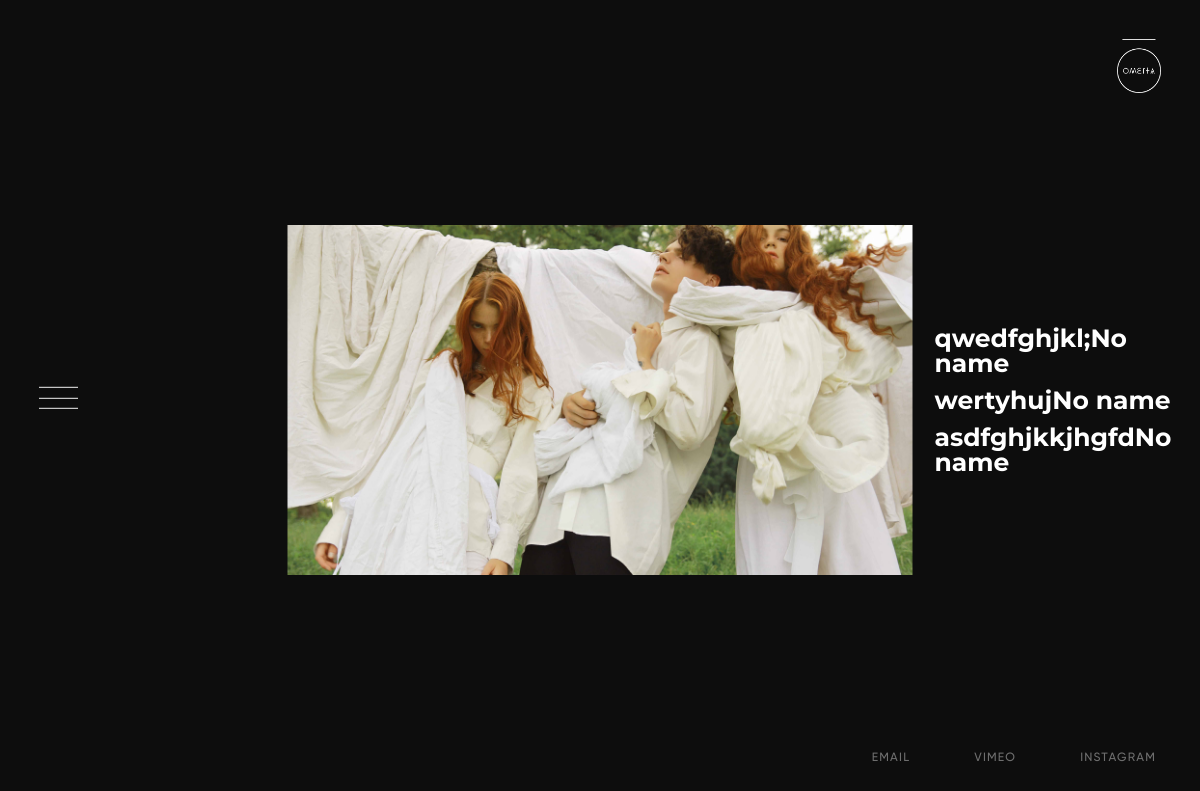
/directors, run on an earlier commit of the app's database.
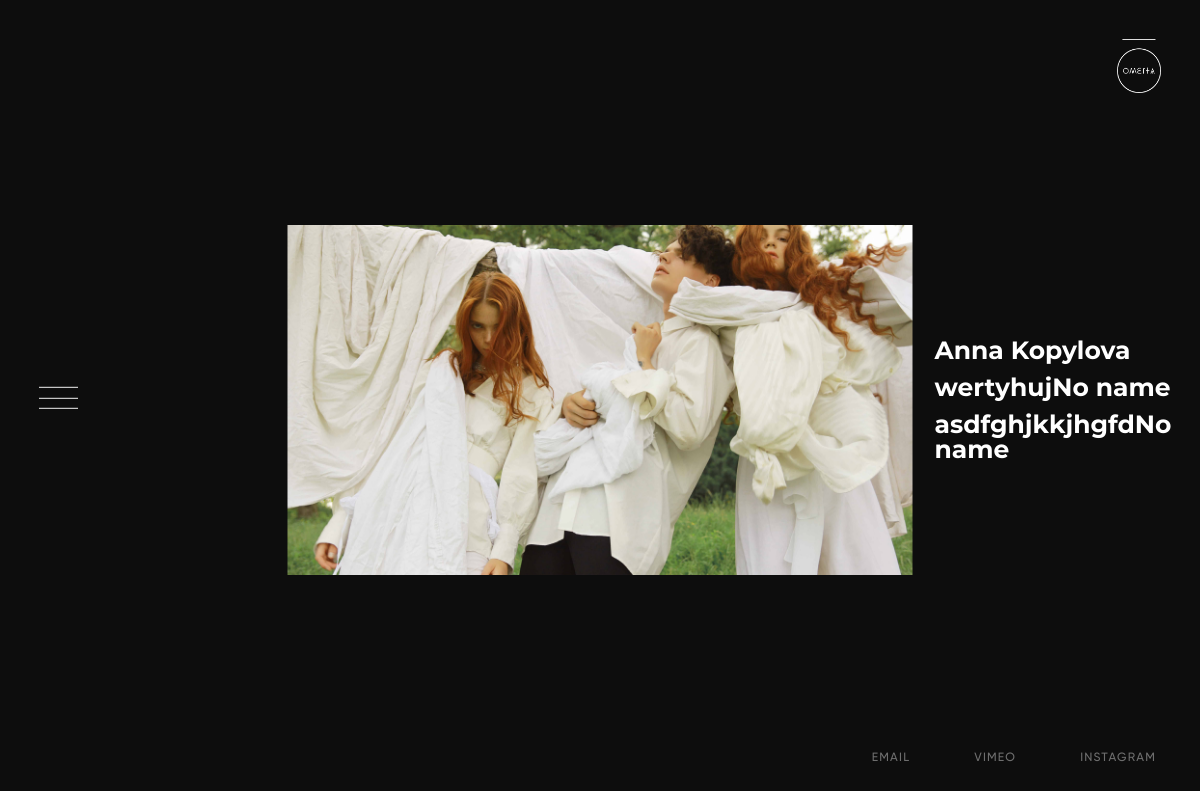
And on a later commit of the database.
### ometa/models.py (models this page shows, shortened)
class Director(models.Model):
    number = models.IntegerField(default=1)
    name = models.CharField(max_length=30, default='No name')
    preview = models.ImageField(upload_to='directors_preview', null=True, blank=True)
    def get_absolute_url(self):
        return "directors/%i" % self.id
    class Meta(object):
        ordering = ['number']

### ometa/views.py (the view)
# urls.py: path('directors', views.directors, name='directors'),
def directors(request):
    director_artists = Director.objects.all().order_by('number')
    if director_artists:
        context = {
            "directors": director_artists,
            "active_director": director_artists[0]
        }
        return render(request, "partials/directors.html", context)
    else:
        return render(request, "partials/directors.html", context={"error": "Directors is not added!"})

### templates/partials/directors.html (shortened to what this page needs)
{% extends 'base.html' %}
{% block body %}
  <div class="artist js-artists">
    <div class="artists__previews-list"><a class="artists__preview-img js-artists-preview active" href="{{ active_director.get_absolute_url }}" title="{{ active_director.name }}" data-num="{{ active_director.id }}" style="background-image: url('{{ active_director.preview.url }}')"></a>
    </div>
    <ul class="artists__list">
      {% for obj in directors %}
        <li class="artists__item js-artists-names active" data-num="{{ obj.id }}"><a class="artists__link" href="{{ obj.get_absolute_url }}" title="{{ obj.name }}">{{ obj.name }}</a></li>
      {% endfor %}
    </ul>
  </div>
{% endblock %}

What changed in the data, as far as the page shows it:
changed Director: name "qwedfghjkl;No name" → "Anna Kopylova"
